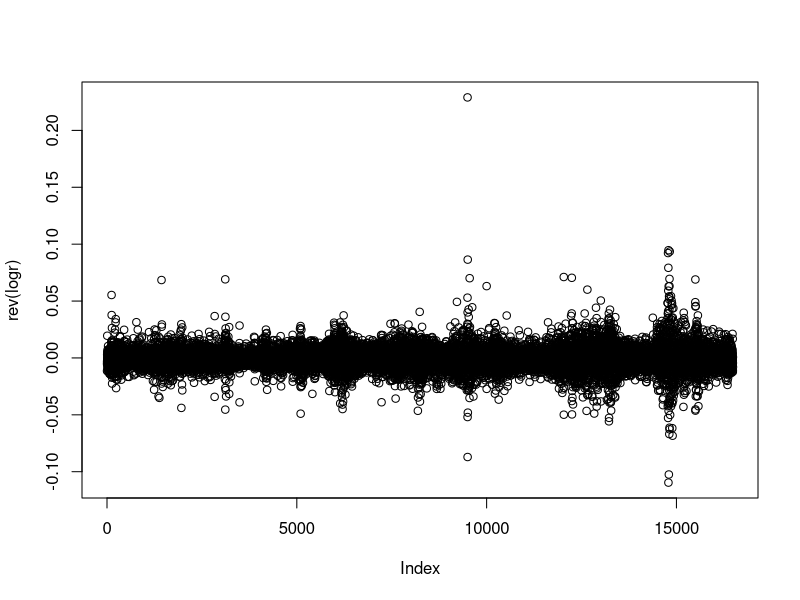

Write the R code that produced this figure.
data <- read.csv("YAHOO-INDEX_GSPC.csv");
n <- length(data$Close);
ret <- data$Close[-1]/data$Close[-n];
logr <- log(ret)
plot(rev(logr))

